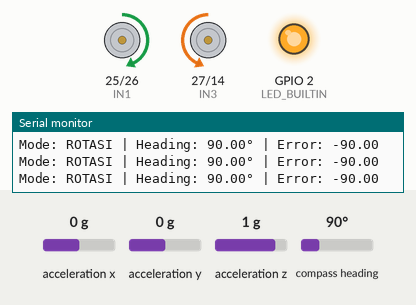
This sketch was run on a simulated ESP32. Parts: motor-driver pin pairs drawn as motors (green arrow = first pin HIGH = forward, orange = second pin HIGH = backward, longer = more drive, scaled by the enable pin), output pins drawn as LEDs (lit = HIGH), the last lines printed to the serial monitor. The test bench sets the inputs (shaded band); at power-on: compass heading 90°, acceleration x 0 g, acceleration y 0 g, acceleration z 1 g.

Above: at 4.2 s.
4.3 s: compass heading set to 174°
5.8 s: compass heading set to 184°
At 6.8 s:
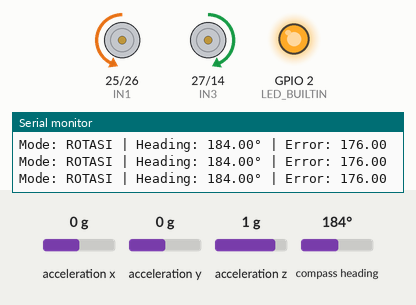
7.3 s: compass heading set to 7°
At 7.52 s:
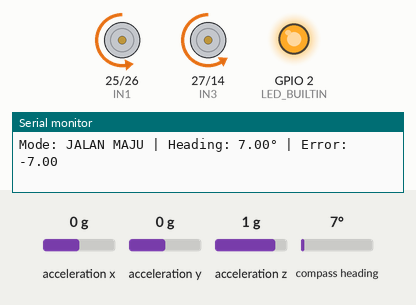
10.3 s: compass heading set to 14°
11.8 s: compass heading set to 17°
At 12.4 s:
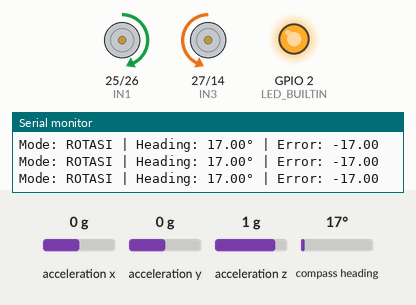
13.3 s: compass heading set to 352°
At 14.23 s:
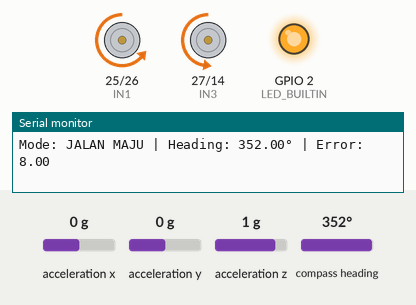
Timing chart, 0 to 17.3 s (numbered marks = the images above; inputs shaded):
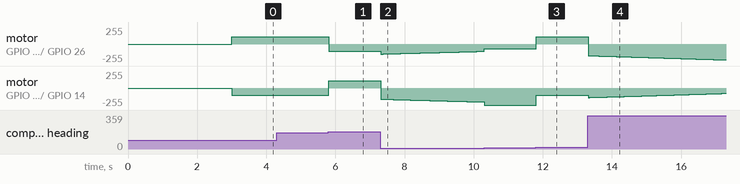

The sketch:

final_jalan.ino
```cpp
#include <Wire.h>
#include <Adafruit_Sensor.h>
#include <Adafruit_BNO055.h>

#define SDA_PIN 21
#define SCL_PIN 22

// Motor Kiri
#define ENA 33
#define IN1 25
#define IN2 26

// Motor Kanan
#define ENB 13
#define IN3 27
#define IN4 14

// LED Internal
#define LED_BUILTIN 2

Adafruit_BNO055 bno(55, 0x28);

// PID TUNING (Sempurna)
float Kp = 7.00;
float Ki = 2.00;
float Kd = 0.00;

float setPoint = 0;
float error;
float lastError = 0;
float integral = 0;

int minSpeed = 70;          // Dinaikkan sedikit agar tidak stall
int rotationSpeed = 110;
int baseForwardSpeed = 160; // DITINGKATKAN DRASTIS agar torsi maju kuat

unsigned long lastTime;
bool isReady = false;

float normalizeAngle(float angle)
{
  angle = fmod(angle, 360.0);
  if (angle < 0) angle += 360;
  return angle;
}

float angleError(float target, float current)
{
  float err = target - current;
  if (err > 180) err -= 360;
  if (err < -180) err += 360;
  return err;
}

void rotateRobot(float correction)
{
  int pwmValue = abs((int)correction);

  if (pwmValue > 0 && pwmValue < minSpeed) {
    pwmValue = minSpeed;
  }

  pwmValue = constrain(pwmValue, 0, rotationSpeed);

  if (correction < 0)
  {
    digitalWrite(IN1, HIGH);
    digitalWrite(IN2, LOW);
    digitalWrite(IN3, LOW);
    digitalWrite(IN4, HIGH);
  }
  else if (correction > 0)
  {
    digitalWrite(IN1, LOW);
    digitalWrite(IN2, HIGH);
    digitalWrite(IN3, HIGH);
    digitalWrite(IN4, LOW);
  }
  else
  {
    stopRobot();
    return;
  }

  ledcWrite(ENA, pwmValue);
  ledcWrite(ENB, pwmValue);
}

void moveForward(float correction)
{
  digitalWrite(IN1, LOW);
  digitalWrite(IN2, HIGH);
  digitalWrite(IN3, LOW);
  digitalWrite(IN4, HIGH);

  int leftPWM = baseForwardSpeed + (int)correction;
  int rightPWM = baseForwardSpeed - (int)correction;

  leftPWM = constrain(leftPWM, minSpeed, 255);
  rightPWM = constrain(rightPWM, minSpeed, 255);

  ledcWrite(ENA, leftPWM);
  ledcWrite(ENB, rightPWM);
}

void stopRobot()
{
  digitalWrite(IN1, LOW);
  digitalWrite(IN2, LOW);
  digitalWrite(IN3, LOW);
  digitalWrite(IN4, LOW);
  ledcWrite(ENA, 0);
  ledcWrite(ENB, 0);
}

void setup()
{
  Serial.begin(115200);

  pinMode(LED_BUILTIN, OUTPUT);
  digitalWrite(LED_BUILTIN, LOW);

  Wire.begin(SDA_PIN, SCL_PIN);

  if (!bno.begin())
  {
    while (1)
    {
      digitalWrite(LED_BUILTIN, HIGH);
      delay(200);
      digitalWrite(LED_BUILTIN, LOW);
      delay(200);
    }
  }

  pinMode(IN1, OUTPUT);
  pinMode(IN2, OUTPUT);
  pinMode(IN3, OUTPUT);
  pinMode(IN4, OUTPUT);

  ledcAttach(ENA, 1000, 8);
  ledcAttach(ENB, 1000, 8);

  delay(2000);

  imu::Vector<3> euler = bno.getVector(Adafruit_BNO055::VECTOR_EULER);
  setPoint = 0;

  lastTime = millis();
  isReady = true;
  digitalWrite(LED_BUILTIN, HIGH);
  delay(1000);
}

void loop()
{
  imu::Vector<3> euler = bno.getVector(Adafruit_BNO055::VECTOR_EULER);
  float heading = normalizeAngle(euler.x());

  unsigned long now = millis();
  float dt = (now - lastTime) / 1000.0;

  if (dt <= 0.001)
  {
    delay(5);
    return;
  }

  lastTime = now;

  error = angleError(setPoint, heading);

  integral += error * dt;
  integral = constrain(integral, -20.0, 20.0);

  float derivative = (error - lastError) / dt;
  float correction = (Kp * error) + (Ki * integral) + (Kd * derivative);

  if (abs(error) > 15.0)
  {
    rotateRobot(correction);
    Serial.print("Mode: ROTASI | ");
  }
  else
  {
    moveForward(correction);
    Serial.print("Mode: JALAN MAJU | ");
  }

  lastError = error;

  Serial.print("Heading: ");
  Serial.print(heading);
  Serial.print("° | Error: ");
  Serial.println(error);

  delay(20);
}
```

Measured:
- the behaviour switches between 180 and 181° on compass heading (found by bisection; images 0 and 1)
- the behaviour switches between 15 and 16° on compass heading (found by bisection; images 2 and 3)
- after the input at 5.8 s, motor on GPIO 25 (IN1) / GPIO 26 (IN2): forward 110/255 → backward 110/255 at once; motor on GPIO 27 (IN3) / GPIO 14 (IN4): backward 110/255 → forward 110/255 at once
- after the input at 7.3 s, motor on GPIO 27 (IN3) / GPIO 14 (IN4): moves from forward 110/255 to backward 209/255 over 2.9 s, starting at once
- after the input at 11.8 s, motor on GPIO 25 (IN1) / GPIO 26 (IN2): backward 70/255 → forward 110/255 at once; motor on GPIO 27 (IN3) / GPIO 14 (IN4): backward 255/255 → backward 110/255 at once
- after the input at 13.3 s, motor on GPIO 25 (IN1) / GPIO 26 (IN2): moves from forward 110/255 to backward 238/255 over 3.9 s, starting at once
